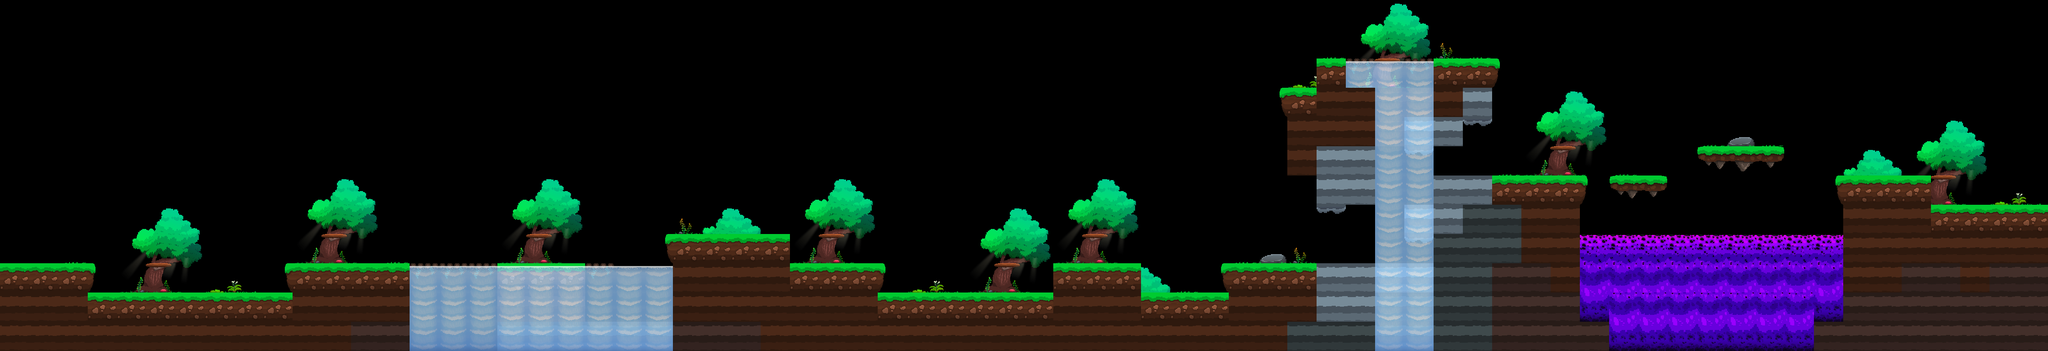

A level layout from a 2D game, rendered from its tile map. Below: a short description, then the map file with its tile-grid data intact:
An orthogonal 70x12 tile map with 64x64 px tiles, 4 tile layers (derriere, lave, solides, eau).

<map version="1.5" tiledversion="1.5.0" orientation="orthogonal" renderorder="right-down" width="70" height="12" tilewidth="64" tileheight="64" infinite="0" nextlayerid="5" nextobjectid="1">
 <editorsettings>
  <export target="Level1.json" format="json" />
 </editorsettings>
 <tileset firstgid="1" name="tableauTiledTileset" tilewidth="64" tileheight="64" tilecount="98" columns="14">
  <image source="Tuiles/tableauTiledTileset.png" width="896" height="448" />
  <tile id="0">
   <properties>
    <property name="collides" type="bool" value="true" />
   </properties>
  </tile>
  <tile id="1">
   <properties>
    <property name="collides" type="bool" value="true" />
   </properties>
  </tile>
  <tile id="2">
   <properties>
    <property name="collides" type="bool" value="false" />
   </properties>
  </tile>
  <tile id="3">
   <properties>
    <property name="collides" type="bool" value="true" />
   </properties>
  </tile>
  <tile id="4">
   <properties>
    <property name="collides" type="bool" value="false" />
   </properties>
  </tile>
  <tile id="5">
   <properties>
    <property name="collides" type="bool" value="false" />
   </properties>
  </tile>
  <tile id="6">
   <properties>
    <property name="collides" type="bool" value="true" />
   </properties>
  </tile>
  <tile id="7">
   <properties>
    <property name="collides" type="bool" value="true" />
   </properties>
  </tile>
  <tile id="8">
   <properties>
    <property name="collides" type="bool" value="false" />
   </properties>
  </tile>
  <tile id="9">
   <properties>
    <property name="collides" type="bool" value="false" />
   </properties>
  </tile>
  <tile id="10">
   <properties>
    <property name="collides" type="bool" value="false" />
   </properties>
  </tile>
  <tile id="11">
   <properties>
    <property name="collides" type="bool" value="false" />
   </properties>
  </tile>
  <tile id="12">
   <properties>
    <property name="collides" type="bool" value="false" />
   </properties>
  </tile>
  <tile id="13">
   <properties>
    <property name="collides" type="bool" value="false" />
   </properties>
  </tile>
  <tile id="14">
   <properties>
    <property name="collides" type="bool" value="true" />
   </properties>
  </tile>
  <tile id="15">
   <properties>
    <property name="collides" type="bool" value="true" />
   </properties>
  </tile>
  <tile id="16">
   <properties>
    <property name="collides" type="bool" value="false" />
   </properties>
  </tile>
  <tile id="17">
   <properties>
    <property name="collides" type="bool" value="true" />
   </properties>
  </tile>
  <tile id="18">
   <properties>
    <property name="collides" type="bool" value="false" />
   </properties>
  </tile>
  <tile id="19">
   <properties>
    <property name="collides" type="bool" value="false" />
   </properties>
  </tile>
  <tile id="20">
   <properties>
    <property name="collides" type="bool" value="false" />
   </properties>
  </tile>
  <tile id="21">
   <properties>
    <property name="collides" type="bool" value="false" />
   </properties>
  </tile>
  <tile id="22">
   <properties>
    <property name="collides" type="bool" value="false" />
   </properties>
  </tile>
  <tile id="23">
   <properties>
    <property name="collides" type="bool" value="false" />
   </properties>
  </tile>
  <tile id="24">
   <properties>
    <property name="collides" type="bool" value="false" />
   </properties>
  </tile>
  <tile id="25">
   <properties>
    <property name="collides" type="bool" value="false" />
   </properties>
  </tile>
  <tile id="26">
   <properties>
    <property name="collides" type="bool" value="false" />
   </properties>
  </tile>
  <tile id="27">
   <properties>
    <property name="collides" type="bool" value="false" />
   </properties>
  </tile>
  <tile id="28">
   <properties>
    <property name="collides" type="bool" value="true" />
   </properties>
  </tile>
  <tile id="29">
   <properties>
    <property name="collides" type="bool" value="true" />
   </properties>
  </tile>
  <tile id="30">
   <properties>
    <property name="collides" type="bool" value="true" />
   </properties>
  </tile>
  <tile id="31">
   <properties>
    <property name="collides" type="bool" value="true" />
   </properties>
  </tile>
  <tile id="32">
   <properties>
    <property name="collides" type="bool" value="false" />
   </properties>
  </tile>
  <tile id="33">
   <properties>
    <property name="collides" type="bool" value="false" />
   </properties>
  </tile>
  <tile id="34">
   <properties>
    <property name="collides" type="bool" value="false" />
   </properties>
  </tile>
  <tile id="35">
   <properties>
    <property name="collides" type="bool" value="false" />
   </properties>
  </tile>
  <tile id="36">
   <properties>
    <property name="collides" type="bool" value="false" />
   </properties>
  </tile>
  <tile id="37">
   <properties>
    <property name="collides" type="bool" value="true" />
   </properties>
  </tile>
  <tile id="38">
   <properties>
    <property name="collides" type="bool" value="false" />
   </properties>
  </tile>
  <tile id="39">
   <properties>
    <property name="collides" type="bool" value="false" />
   </properties>
  </tile>
  <tile id="40">
   <properties>
    <property name="collides" type="bool" value="true" />
   </properties>
  </tile>
  <tile id="41">
   <properties>
    <property name="collides" type="bool" value="false" />
   </properties>
  </tile>
  <tile id="42">
   <properties>
    <property name="collides" type="bool" value="true" />
   </properties>
  </tile>
  <tile id="43">
   <properties>
    <property name="collides" type="bool" value="true" />
   </properties>
  </tile>
  <tile id="44">
   <properties>
    <property name="collides" type="bool" value="true" />
   </properties>
  </tile>
  <tile id="45">
   <properties>
    <property name="collides" type="bool" value="true" />
   </properties>
  </tile>
  <tile id="46">
   <properties>
    <property name="collides" type="bool" value="true" />
   </properties>
  </tile>
  <tile id="47">
   <properties>
    <property name="collides" type="bool" value="false" />
   </properties>
  </tile>
  <tile id="48">
   <properties>
    <property name="collides" type="bool" value="false" />
   </properties>
  </tile>
  <tile id="49">
   <properties>
    <property name="collides" type="bool" value="false" />
   </properties>
  </tile>
  <tile id="50">
   <properties>
    <property name="collides" type="bool" value="false" />
   </properties>
  </tile>
  <tile id="51">
   <properties>
    <property name="collides" type="bool" value="false" />
   </properties>
  </tile>
  <tile id="52">
   <properties>
    <property name="collides" type="bool" value="false" />
   </properties>
  </tile>
  <tile id="53">
   <properties>
    <property name="collides" type="bool" value="false" />
   </properties>
  </tile>
  <tile id="54">
   <properties>
    <property name="collides" type="bool" value="false" />
   </properties>
  </tile>
  <tile id="55">
   <properties>
    <property name="collides" type="bool" value="false" />
   </properties>
  </tile>
  <tile id="56">
   <properties>
    <property name="collides" type="bool" value="true" />
   </properties>
  </tile>
  <tile id="57">
   <properties>
    <property name="collides" type="bool" value="true" />
   </properties>
  </tile>
  <tile id="58">
   <properties>
    <property name="collides" type="bool" value="true" />
   </properties>
  </tile>
  <tile id="59">
   <properties>
    <property name="collides" type="bool" value="false" />
   </properties>
  </tile>
  <tile id="60">
   <properties>
    <property name="collides" type="bool" value="false" />
   </properties>
  </tile>
  <tile id="61">
   <properties>
    <property name="collides" type="bool" value="false" />
   </properties>
  </tile>
  <tile id="62">
   <properties>
    <property name="collides" type="bool" value="false" />
   </properties>
  </tile>
  <tile id="63">
   <properties>
    <property name="collides" type="bool" value="false" />
   </properties>
  </tile>
  <tile id="64">
   <properties>
    <property name="collides" type="bool" value="false" />
   </properties>
  </tile>
  <tile id="65">
   <properties>
    <property name="collides" type="bool" value="false" />
   </properties>
  </tile>
  <tile id="66">
   <properties>
    <property name="collides" type="bool" value="false" />
   </properties>
  </tile>
  <tile id="67">
   <properties>
    <property name="collides" type="bool" value="false" />
   </properties>
  </tile>
  <tile id="68">
   <properties>
    <property name="collides" type="bool" value="false" />
   </properties>
  </tile>
  <tile id="69">
   <properties>
    <property name="collides" type="bool" value="false" />
   </properties>
  </tile>
  <tile id="70">
   <properties>
    <property name="collides" type="bool" value="false" />
   </properties>
  </tile>
  <tile id="71">
   <properties>
    <property name="collides" type="bool" value="false" />
   </properties>
  </tile>
  <tile id="72">
   <properties>
    <property name="collides" type="bool" value="false" />
   </properties>
  </tile>
  <tile id="73">
   <properties>
    <property name="collides" type="bool" value="false" />
   </properties>
  </tile>
  <tile id="74">
   <properties>
    <property name="collides" type="bool" value="false" />
   </properties>
  </tile>
  <tile id="75">
   <properties>
    <property name="collides" type="bool" value="false" />
   </properties>
  </tile>
  <tile id="76">
   <properties>
    <property name="collides" type="bool" value="false" />
   </properties>
  </tile>
  <tile id="77">
   <properties>
    <property name="collides" type="bool" value="false" />
   </properties>
  </tile>
  <tile id="78">
   <properties>
    <property name="collides" type="bool" value="false" />
   </properties>
  </tile>
  <tile id="79">
   <properties>
    <property name="collides" type="bool" value="false" />
   </properties>
  </tile>
  <tile id="80">
   <properties>
    <property name="collides" type="bool" value="false" />
   </properties>
  </tile>
  <tile id="81">
   <properties>
    <property name="collides" type="bool" value="false" />
   </properties>
  </tile>
  <tile id="82">
   <properties>
    <property name="collides" type="bool" value="false" />
   </properties>
  </tile>
  <tile id="83">
   <properties>
    <property name="collides" type="bool" value="false" />
   </properties>
  </tile>
  <tile id="84">
   <properties>
    <property name="collides" type="bool" value="false" />
   </properties>
  </tile>
  <tile id="85">
   <properties>
    <property name="collides" type="bool" value="false" />
   </properties>
  </tile>
  <tile id="86">
   <properties>
    <property name="collides" type="bool" value="false" />
   </properties>
  </tile>
  <tile id="87">
   <properties>
    <property name="collides" type="bool" value="false" />
   </properties>
  </tile>
  <tile id="88">
   <properties>
    <property name="collides" type="bool" value="false" />
   </properties>
  </tile>
  <tile id="89">
   <properties>
    <property name="collides" type="bool" value="false" />
   </properties>
  </tile>
  <tile id="90">
   <properties>
    <property name="collides" type="bool" value="false" />
   </properties>
  </tile>
  <tile id="91">
   <properties>
    <property name="collides" type="bool" value="false" />
   </properties>
  </tile>
  <tile id="92">
   <properties>
    <property name="collides" type="bool" value="false" />
   </properties>
  </tile>
  <tile id="93">
   <properties>
    <property name="collides" type="bool" value="false" />
   </properties>
  </tile>
  <tile id="94">
   <properties>
    <property name="collides" type="bool" value="false" />
   </properties>
  </tile>
  <tile id="95">
   <properties>
    <property name="collides" type="bool" value="false" />
   </properties>
  </tile>
  <tile id="96">
   <properties>
    <property name="collides" type="bool" value="false" />
   </properties>
  </tile>
  <tile id="97">
   <properties>
    <property name="collides" type="bool" value="false" />
   </properties>
  </tile>
 </tileset>
 <layer id="2" name="derriere" width="70" height="12">
  <data encoding="csv">
0,0,0,0,0,0,0,0,0,0,0,0,0,0,0,0,0,0,0,0,0,0,0,0,0,0,0,0,0,0,0,0,0,0,0,0,0,0,0,0,0,0,0,0,0,61,9,10,11,60,60,0,0,0,0,0,0,0,0,0,0,0,0,0,0,0,0,0,0,0,
0,0,0,0,0,0,0,0,0,0,0,0,0,0,0,0,0,0,0,0,0,0,0,0,0,0,0,0,0,0,0,0,0,0,0,0,0,0,0,0,0,0,0,0,0,71,23,24,25,74,71,0,0,0,0,0,0,0,0,0,0,0,0,0,0,0,0,0,0,0,
0,0,0,0,0,0,0,0,0,0,0,0,0,0,0,0,0,0,0,0,0,0,0,0,0,0,0,0,0,0,0,0,0,0,0,0,0,0,0,0,0,0,0,0,72,61,37,38,39,0,0,3,0,0,0,0,0,0,0,0,0,0,0,0,0,0,0,0,0,0,
0,0,0,0,0,0,0,0,0,0,0,0,0,0,0,0,0,0,0,0,0,0,0,0,0,0,0,0,0,0,0,0,0,0,0,0,0,0,0,0,0,0,0,29,61,61,61,0,0,0,0,0,9,10,11,0,0,0,0,0,0,0,0,0,0,0,0,0,0,0,
0,0,0,0,0,0,0,0,0,0,0,0,0,0,0,0,0,0,0,0,0,0,0,0,0,0,0,0,0,0,0,0,0,0,0,0,0,0,0,0,0,0,0,0,0,0,0,0,0,0,46,0,23,24,25,0,0,0,71,86,71,0,0,0,0,9,10,11,0,0,
0,0,0,0,0,0,0,0,0,0,0,0,0,0,0,0,0,0,0,0,0,0,0,0,0,0,0,0,0,0,0,0,0,0,0,0,0,0,0,0,0,0,0,0,0,0,0,0,46,0,0,71,37,38,39,71,0,0,0,0,0,0,0,75,76,23,24,25,0,0,
0,0,0,0,0,0,0,0,0,0,9,10,11,0,0,0,0,9,10,11,0,0,0,0,0,0,0,9,10,11,0,0,0,0,0,0,9,10,11,0,0,0,0,0,0,60,60,60,60,0,0,0,0,0,3,0,0,0,0,0,0,0,29,0,0,0,38,39,72,73,
0,0,0,0,9,10,11,0,0,0,23,24,25,0,0,0,0,23,24,25,0,0,0,74,75,76,0,23,24,25,0,0,0,9,10,11,23,24,25,0,0,0,0,0,0,46,60,60,52,0,0,0,0,0,0,0,0,0,0,0,0,0,0,0,0,0,0,0,0,0,
0,0,71,0,23,24,25,0,0,0,37,38,39,71,0,0,0,37,38,39,0,0,29,0,0,0,0,37,38,39,0,0,0,23,24,25,37,38,39,0,0,0,71,86,74,60,60,60,46,0,0,0,0,0,0,0,0,0,0,0,0,0,0,0,0,0,0,0,0,0,
0,0,0,3,37,38,39,72,73,29,0,0,0,0,52,0,0,0,0,0,0,0,0,0,0,0,0,0,0,0,3,72,73,37,38,39,0,0,0,76,71,29,0,0,0,0,0,0,0,0,0,0,0,0,0,0,0,0,0,0,0,0,0,0,0,0,0,0,0,0,
60,60,60,60,60,60,60,0,0,0,0,0,0,0,0,0,0,0,0,0,0,0,0,0,0,0,0,0,0,0,0,0,0,0,0,0,0,0,0,0,0,0,0,0,0,0,0,0,0,0,0,0,0,0,0,0,0,0,0,0,0,0,0,0,0,0,0,0,0,0,
0,0,0,0,0,0,0,0,0,0,0,0,0,0,0,0,0,0,0,0,0,0,0,0,0,0,0,0,0,0,0,0,0,0,0,0,0,0,0,0,0,0,0,0,0,0,0,0,0,0,0,0,0,0,0,0,0,0,0,0,0,0,0,0,0,0,0,0,0,0
</data>
 </layer>
 <layer id="4" name="lave" width="70" height="12">
  <data encoding="csv">
0,0,0,0,0,0,0,0,0,0,0,0,0,0,0,0,0,0,0,0,0,0,0,0,0,0,0,0,0,0,0,0,0,0,0,0,0,0,0,0,0,0,0,0,0,0,0,0,0,0,0,0,0,0,0,0,0,0,0,0,0,0,0,0,0,0,0,0,0,0,
0,0,0,0,0,0,0,0,0,0,0,0,0,0,0,0,0,0,0,0,0,0,0,0,0,0,0,0,0,0,0,0,0,0,0,0,0,0,0,0,0,0,0,0,0,0,0,0,0,0,0,0,0,0,0,0,0,0,0,0,0,0,0,0,0,0,0,0,0,0,
0,0,0,0,0,0,0,0,0,0,0,0,0,0,0,0,0,0,0,0,0,0,0,0,0,0,0,0,0,0,0,0,0,0,0,0,0,0,0,0,0,0,0,0,0,0,0,0,0,0,0,0,0,0,0,0,0,0,0,0,0,0,0,0,0,0,0,0,0,0,
0,0,0,0,0,0,0,0,0,0,0,0,0,0,0,0,0,0,0,0,0,0,0,0,0,0,0,0,0,0,0,0,0,0,0,0,0,0,0,0,0,0,0,0,0,0,0,0,0,0,0,0,0,0,0,0,0,0,0,0,0,0,0,0,0,0,0,0,0,0,
0,0,0,0,0,0,0,0,0,0,0,0,0,0,0,0,0,0,0,0,0,0,0,0,0,0,0,0,0,0,0,0,0,0,0,0,0,0,0,0,0,0,0,0,0,0,0,0,0,0,0,0,0,0,0,0,0,0,0,0,0,0,0,0,0,0,0,0,0,0,
0,0,0,0,0,0,0,0,0,0,0,0,0,0,0,0,0,0,0,0,0,0,0,0,0,0,0,0,0,0,0,0,0,0,0,0,0,0,0,0,0,0,0,0,0,0,0,0,0,0,0,0,0,0,0,0,0,0,0,0,0,0,0,0,0,0,0,0,0,0,
0,0,0,0,0,0,0,0,0,0,0,0,0,0,0,0,0,0,0,0,0,0,0,0,0,0,0,0,0,0,0,0,0,0,0,0,0,0,0,0,0,0,0,0,0,0,0,0,0,0,0,0,0,0,0,0,0,0,0,0,0,0,0,0,0,0,0,0,0,0,
0,0,0,0,0,0,0,0,0,0,0,0,0,0,0,0,0,0,0,0,0,0,0,0,0,0,0,0,0,0,0,0,0,0,0,0,0,0,0,0,0,0,0,0,0,0,0,0,0,0,0,0,0,0,0,0,0,0,0,0,0,0,0,0,0,0,0,0,0,0,
0,0,0,0,0,0,0,0,0,0,0,0,0,0,0,0,0,0,0,0,0,0,0,0,0,0,0,0,0,0,0,0,0,0,0,0,0,0,0,0,0,0,0,0,0,0,0,0,0,0,0,0,0,0,6,6,6,6,6,6,6,6,6,0,0,0,0,0,0,0,
0,0,0,0,0,0,0,0,0,0,0,0,0,0,0,0,0,0,0,0,0,0,0,0,0,0,0,0,0,0,0,0,0,0,0,0,0,0,0,0,0,0,0,0,0,0,0,0,0,0,0,0,0,0,20,20,20,20,20,20,20,20,20,0,0,0,0,0,0,0,
0,0,0,0,0,0,0,0,0,0,0,0,0,0,0,0,0,0,0,0,0,0,0,0,0,0,0,0,0,0,0,0,0,0,0,0,0,0,0,0,0,0,0,0,0,0,0,0,0,0,0,0,0,0,34,20,20,20,20,20,20,20,34,0,0,0,0,0,0,0,
0,0,0,0,0,0,0,0,0,0,0,0,0,0,0,0,0,0,0,0,0,0,0,0,0,0,0,0,0,0,0,0,0,0,0,0,0,0,0,0,0,0,0,0,0,0,0,0,0,0,0,0,0,0,0,34,34,34,34,34,34,34,0,0,0,0,0,0,0,0
</data>
 </layer>
 <layer id="1" name="solides" width="70" height="12">
  <data encoding="csv">
0,0,0,0,0,0,0,0,0,0,0,0,0,0,0,0,0,0,0,0,0,0,0,0,0,0,0,0,0,0,0,0,0,0,0,0,0,0,0,0,0,0,0,0,0,0,0,0,0,0,0,0,0,0,0,0,0,0,0,0,0,0,0,0,0,0,0,0,0,0,
0,0,0,0,0,0,0,0,0,0,0,0,0,0,0,0,0,0,0,0,0,0,0,0,0,0,0,0,0,0,0,0,0,0,0,0,0,0,0,0,0,0,0,0,0,0,0,0,0,0,0,0,0,0,0,0,0,0,0,0,0,0,0,0,0,0,0,0,0,0,
0,0,0,0,0,0,0,0,0,0,0,0,0,0,0,0,0,0,0,0,0,0,0,0,0,0,0,0,0,0,0,0,0,0,0,0,0,0,0,0,0,0,0,0,60,1,47,38,47,1,1,0,0,0,0,0,0,0,0,0,0,0,0,0,0,0,0,0,0,0,
0,0,0,0,0,0,0,0,0,0,0,0,0,0,0,0,0,0,0,0,0,0,0,0,0,0,0,0,0,0,0,0,0,0,0,0,0,0,0,0,0,0,0,0,1,15,15,15,15,15,32,0,0,0,0,0,0,0,0,0,0,0,0,0,0,0,0,0,0,0,
0,0,0,0,0,0,0,0,0,0,0,0,0,0,0,0,0,0,0,0,0,0,0,0,0,0,0,0,0,0,0,0,0,0,0,0,0,0,0,0,60,60,60,0,15,15,15,15,32,32,0,0,0,0,0,0,0,0,0,0,0,0,0,0,0,0,0,0,0,0,
0,0,0,0,0,0,0,0,0,0,0,0,0,0,0,0,0,0,0,0,0,0,0,0,0,0,0,0,0,0,0,0,0,0,0,0,0,0,0,0,0,0,0,0,15,32,32,0,0,0,0,0,0,38,0,0,0,0,43,44,45,0,0,0,0,0,0,0,0,0,
0,0,0,0,0,0,0,0,0,0,0,0,0,0,0,0,0,0,0,0,0,0,0,0,0,0,0,0,0,0,0,0,0,0,0,0,0,0,0,0,0,0,0,0,0,32,32,0,0,32,32,1,1,1,0,43,45,0,0,0,0,0,0,1,1,1,38,0,0,0,
0,0,0,0,0,0,0,0,0,0,0,0,0,0,0,0,0,0,0,0,0,0,0,0,0,0,0,0,0,0,0,0,0,0,0,0,0,0,0,0,0,0,0,0,0,0,0,0,32,32,18,18,15,15,0,0,0,0,0,0,0,0,0,15,15,15,1,1,1,1,
0,0,0,0,0,0,0,0,0,0,0,38,0,0,0,0,0,0,38,0,0,0,0,1,1,1,1,0,38,0,0,0,0,0,0,0,0,38,0,0,0,0,0,0,0,0,60,48,60,18,18,18,15,15,0,0,0,0,0,0,0,0,0,15,15,15,15,15,15,15,
1,1,1,0,60,38,0,0,0,0,1,1,1,1,47,47,47,1,1,1,47,0,0,15,15,15,15,1,1,1,0,0,0,0,38,0,1,1,1,0,0,0,1,1,1,32,32,32,32,18,18,16,16,15,0,0,0,0,0,0,0,0,0,15,15,16,16,15,16,16,
15,15,15,1,1,1,1,1,1,1,15,15,15,15,0,0,0,15,15,15,62,62,62,15,15,15,15,15,15,15,1,1,1,1,1,1,15,15,15,1,1,1,15,15,15,32,32,18,18,18,18,16,16,16,0,0,0,0,0,0,0,0,0,16,16,16,16,16,16,16,
15,15,15,15,15,15,15,15,15,15,15,15,16,16,62,62,62,18,18,18,18,18,18,16,16,16,15,15,15,15,15,15,15,15,15,15,15,15,15,15,15,15,15,15,18,18,18,18,18,18,18,16,16,16,16,0,0,0,0,0,0,0,16,16,16,16,16,16,16,16
</data>
 </layer>
 <layer id="3" name="eau" width="70" height="12">
  <data encoding="csv">
0,0,0,0,0,0,0,0,0,0,0,0,0,0,0,0,0,0,0,0,0,0,0,0,0,0,0,0,0,0,0,0,0,0,0,0,0,0,0,0,0,0,0,0,0,0,0,0,0,0,0,0,0,0,0,0,0,0,0,0,0,0,0,0,0,0,0,0,0,0,
0,0,0,0,0,0,0,0,0,0,0,0,0,0,0,0,0,0,0,0,0,0,0,0,0,0,0,0,0,0,0,0,0,0,0,0,0,0,0,0,0,0,0,0,0,0,0,0,0,0,0,0,0,0,0,0,0,0,0,0,0,0,0,0,0,0,0,0,0,0,
0,0,0,0,0,0,0,0,0,0,0,0,0,0,0,0,0,0,0,0,0,0,0,0,0,0,0,0,0,0,0,0,0,0,0,0,0,0,0,0,0,0,0,0,0,0,5,5,5,0,0,0,0,0,0,0,0,0,0,0,0,0,0,0,0,0,0,0,0,0,
0,0,0,0,0,0,0,0,0,0,0,0,0,0,0,0,0,0,0,0,0,0,0,0,0,0,0,0,0,0,0,0,0,0,0,0,0,0,0,0,0,0,0,0,0,0,60,19,19,0,0,0,0,0,0,0,0,0,0,0,0,0,0,0,0,0,0,0,0,0,
0,0,0,0,0,0,0,0,0,0,0,0,0,0,0,0,0,0,0,0,0,0,0,0,0,0,0,0,0,0,0,0,0,0,0,0,0,0,0,0,0,0,0,0,0,0,60,19,19,0,0,0,0,0,0,0,0,0,0,0,0,0,0,0,0,0,0,0,0,0,
0,0,0,0,0,0,0,0,0,0,0,0,0,0,0,0,0,0,0,0,0,0,0,0,0,0,0,0,0,0,0,0,0,0,0,0,0,0,0,0,0,0,0,0,0,0,60,19,19,0,0,0,0,0,0,0,0,0,0,0,0,0,0,0,0,0,0,0,0,0,
0,0,0,0,0,0,0,0,0,0,0,0,0,0,0,0,0,0,0,0,0,0,0,0,0,0,0,0,0,0,0,0,0,0,0,0,0,0,0,0,0,0,0,0,0,0,60,19,19,0,0,0,0,0,0,0,0,0,0,0,0,0,0,0,0,0,0,0,0,0,
0,0,0,0,0,0,0,0,0,0,0,0,0,0,0,0,0,0,0,0,0,0,0,0,0,0,0,0,0,0,0,0,0,0,0,0,0,0,0,0,0,0,0,0,0,0,60,19,19,0,0,0,0,0,0,0,0,0,0,0,0,0,0,0,0,0,0,0,0,0,
0,0,0,0,0,0,0,0,0,0,0,0,0,0,0,0,0,0,0,0,0,0,0,0,0,0,0,0,0,0,0,0,0,0,0,0,0,0,0,0,0,0,0,0,0,0,60,19,19,0,0,0,0,0,0,0,0,0,0,0,0,0,0,0,0,0,0,0,0,0,
0,0,0,0,0,0,0,0,0,0,0,0,0,0,5,5,5,5,5,5,5,5,5,0,0,0,0,0,0,0,0,0,0,0,0,0,0,0,0,0,0,0,0,0,0,0,60,19,19,0,0,0,0,0,0,0,0,0,0,0,0,0,0,0,0,0,0,0,0,0,
0,0,0,0,0,0,0,0,0,0,0,0,0,0,19,19,19,19,19,19,19,19,19,0,0,0,0,0,0,0,0,0,0,0,0,0,0,0,0,0,0,0,0,0,0,0,60,19,19,0,0,0,0,0,0,0,0,0,0,0,0,0,0,0,0,0,0,0,0,0,
0,0,0,0,0,0,0,0,0,0,0,0,0,0,33,33,33,33,33,33,33,33,33,0,0,0,0,0,0,0,0,0,0,0,0,0,0,0,0,0,0,0,0,0,0,60,60,33,33,0,0,0,0,0,0,0,0,0,0,0,0,0,0,0,0,0,0,0,0,0
</data>
 </layer>
</map>
